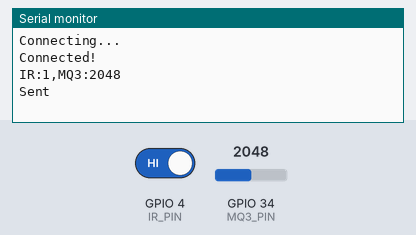
The sketch below on a simulated ESP32. Parts: the last lines printed to the serial monitor. The test bench sets the inputs (shaded band); at power-on: GPIO 34 (MQ3_PIN) = 2048, GPIO 4 (IR_PIN) HIGH. Nothing arrives over Bluetooth unless stated.

Above: at 11.2 s.
11.3 s: GPIO 34 (MQ3_PIN) set to 2866
At 12.9 s:
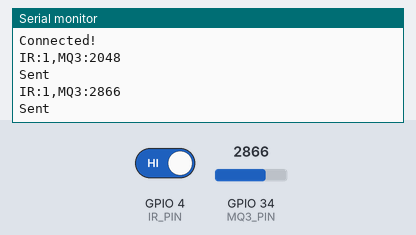
13.8 s: GPIO 4 (IR_PIN) driven LOW
16.3 s: GPIO 34 (MQ3_PIN) set to 3603
At 18.6 s:
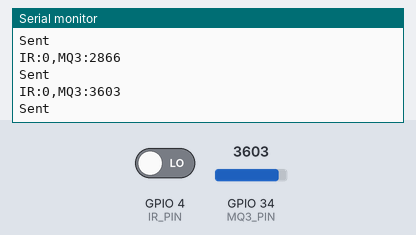
18.8 s: GPIO 4 (IR_PIN) driven HIGH
Timing chart, 0 to 21.8 s (numbered marks = the images above; inputs shaded):
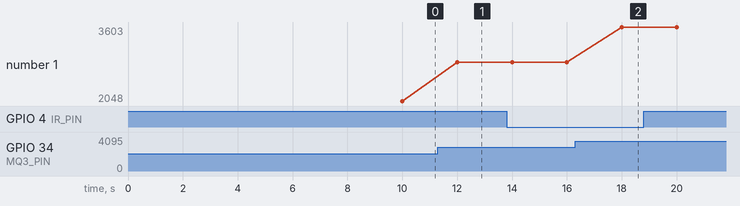

Measured:
- after the input at 11.3 s, the serial monitor: prints a new line after 0.70 s (image 1)
- after the input at 16.3 s, the serial monitor: prints a new line after 1.7 s (image 2)
- plotted number 1: 2048 → 2866 after the input at 11.3 s, 2866 → 3603 after the input at 16.3 s

The sketch:

helmet_node.ino
```cpp
// SmartRide — Helmet Safety Node
#include "BluetoothSerial.h"
BluetoothSerial SerialBT;
// Replace with your server MAC
uint8_t serverAddress[] = {0xC0,0xCD,0xD6,0x84,0x9D,0x4A};
#define IR_PIN 4
#define MQ3_PIN 34
void setup() {
  pinMode(IR_PIN, INPUT);
  Serial.begin(115200);
  SerialBT.begin("ESP32_Client", true);
  delay(10000);
  Serial.println("Connecting...");
  if (SerialBT.connect(serverAddress)) {
    Serial.println("Connected!");
  } else {
    Serial.println("Failed!");
  }
}
void loop() {
  int irValue = digitalRead(IR_PIN);
  int alcoholValue = analogRead(MQ3_PIN);
  // Format:
  // IR:0,MQ3:1234
  String Data = "IR:" + String(irValue) +
                ",MQ3:" + String(alcoholValue);
  if (SerialBT.connected()) {
    SerialBT.println("Hello Server");
    SerialBT.println(Data);
    Serial.println(Data);
    Serial.println("Sent");
  } else {
    Serial.println("Disconnected");
  }
  delay(2000);
}
```
